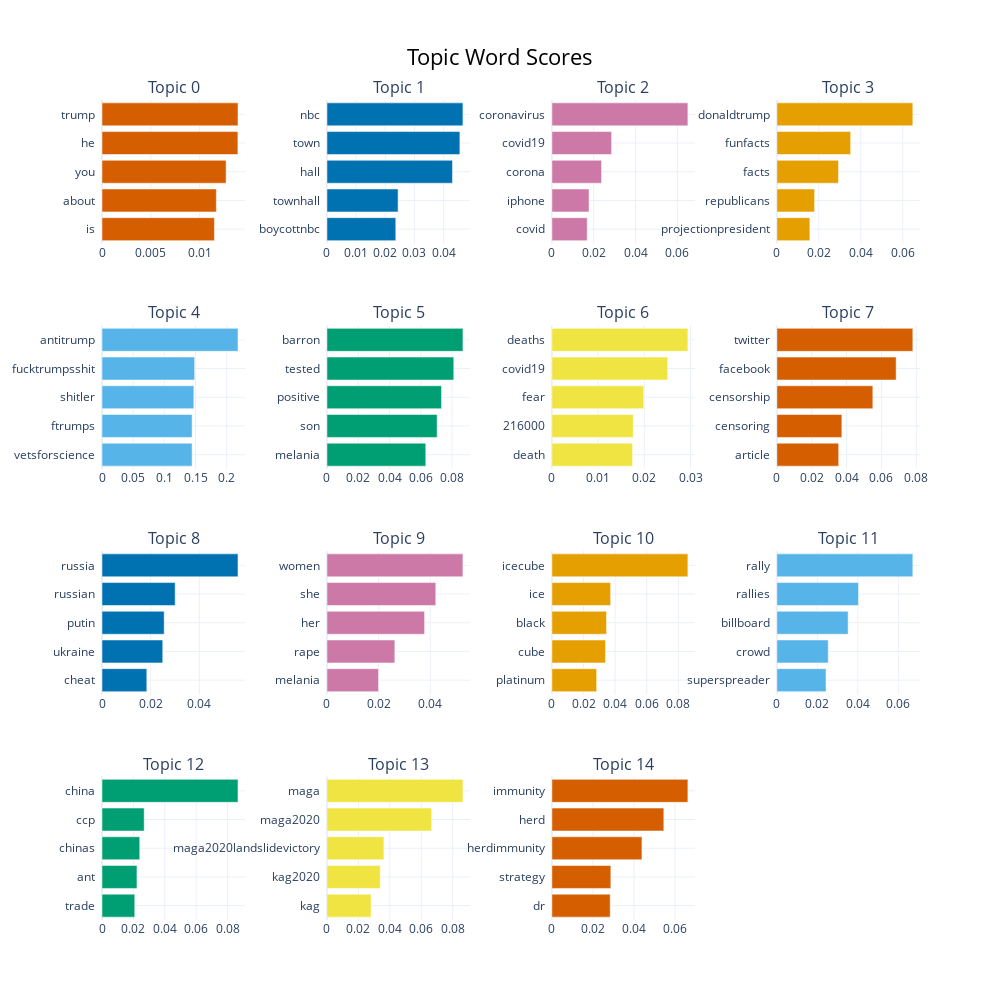

The notebook cell this image was saved under:
### Code cell
#Visualizing top 15 topics using barchart
model_eng.visualize_barchart(top_n_topics=15)

### Figure 1 — Plotly figure (JSON) as saved in the notebook; plotly's stock layout.template omitted (floating-point values rounded to 4 significant figures)
{"data": [{"marker": {"color": "#D55E00"}, "orientation": "h", "type": "bar", "x": [0.01151, 0.01171, 0.01271, 0.01391, 0.01392], "xaxis": "x", "y": ["is  ", "about  ", "you  ", "he  ", "trump  "], "yaxis": "y"}, {"marker": {"color": "#0072B2"}, "orientation": "h", "type": "bar", "x": [0.0236, 0.02438, 0.04302, 0.04556, 0.04661], "xaxis": "x2", "y": ["boycottnbc  ", "townhall  ", "hall  ", "town  ", "nbc  "], "yaxis": "y2"}, {"marker": {"color": "#CC79A7"}, "orientation": "h", "type": "bar", "x": [0.01689, 0.01776, 0.02374, 0.02855, 0.06504], "xaxis": "x3", "y": ["covid  ", "iphone  ", "corona  ", "covid19  ", "coronavirus  "], "yaxis": "y3"}, {"marker": {"color": "#E69F00"}, "orientation": "h", "type": "bar", "x": [0.01573, 0.01801, 0.02939, 0.03518, 0.06483], "xaxis": "x4", "y": ["projectionpresident  ", "republicans  ", "facts  ", "funfacts  ", "donaldtrump  "], "yaxis": "y4"}, {"marker": {"color": "#56B4E9"}, "orientation": "h", "type": "bar", "x": [0.1445, 0.1445, 0.1473, 0.1486, 0.2181], "xaxis": "x5", "y": ["vetsforscience  ", "ftrumps  ", "shitler  ", "fucktrumpsshit  ", "antitrump  "], "yaxis": "y5"}, {"marker": {"color": "#009E73"}, "orientation": "h", "type": "bar", "x": [0.06319, 0.07046, 0.07327, 0.0811, 0.08697], "xaxis": "x6", "y": ["melania  ", "son  ", "positive  ", "tested  ", "barron  "], "yaxis": "y6"}, {"marker": {"color": "#F0E442"}, "orientation": "h", "type": "bar", "x": [0.01746, 0.01761, 0.01988, 0.02506, 0.02943], "xaxis": "x7", "y": ["death  ", "216000  ", "fear  ", "covid19  ", "deaths  "], "yaxis": "y7"}, {"marker": {"color": "#D55E00"}, "orientation": "h", "type": "bar", "x": [0.03546, 0.03728, 0.05505, 0.06841, 0.078], "xaxis": "x8", "y": ["article  ", "censoring  ", "censorship  ", "facebook  ", "twitter  "], "yaxis": "y8"}, {"marker": {"color": "#0072B2"}, "orientation": "h", "type": "bar", "x": [0.01841, 0.02496, 0.02555, 0.03006, 0.05587], "xaxis": "x9", "y": ["cheat  ", "ukraine  ", "putin  ", "russian  ", "russia  "], "yaxis": "y9"}, {"marker": {"color": "#CC79A7"}, "orientation": "h", "type": "bar", "x": [0.01996, 0.02627, 0.03779, 0.04212, 0.05263], "xaxis": "x10", "y": ["melania  ", "rape  ", "her  ", "she  ", "women  "], "yaxis": "y10"}, {"marker": {"color": "#E69F00"}, "orientation": "h", "type": "bar", "x": [0.02832, 0.03389, 0.03456, 0.03713, 0.08601], "xaxis": "x11", "y": ["platinum  ", "cube  ", "black  ", "ice  ", "icecube  "], "yaxis": "y11"}, {"marker": {"color": "#56B4E9"}, "orientation": "h", "type": "bar", "x": [0.0243, 0.02539, 0.03522, 0.04034, 0.06718], "xaxis": "x12", "y": ["superspreader  ", "crowd  ", "billboard  ", "rallies  ", "rally  "], "yaxis": "y12"}, {"marker": {"color": "#009E73"}, "orientation": "h", "type": "bar", "x": [0.02087, 0.02227, 0.02403, 0.02688, 0.08663], "xaxis": "x13", "y": ["trade  ", "ant  ", "chinas  ", "ccp  ", "china  "], "yaxis": "y13"}, {"marker": {"color": "#F0E442"}, "orientation": "h", "type": "bar", "x": [0.02803, 0.03393, 0.03624, 0.06662, 0.08652], "xaxis": "x14", "y": ["kag  ", "kag2020  ", "maga2020landslidevictory  ", "maga2020  ", "maga  "], "yaxis": "y14"}, {"marker": {"color": "#D55E00"}, "orientation": "h", "type": "bar", "x": [0.02841, 0.02873, 0.04391, 0.05457, 0.0663], "xaxis": "x15", "y": ["dr  ", "strategy  ", "herdimmunity  ", "herd  ", "immunity  "], "yaxis": "y15"}], "layout": {"annotations": [{"font": {"size": 16}, "showarrow": false, "text": "Topic 0", "x": 0.0875, "xanchor": "center", "xref": "paper", "y": 1, "yanchor": "bottom", "yref": "paper"}, {"font": {"size": 16}, "showarrow": false, "text": "Topic 1", "x": 0.3625, "xanchor": "center", "xref": "paper", "y": 1, "yanchor": "bottom", "yref": "paper"}, {"font": {"size": 16}, "showarrow": false, "text": "Topic 2", "x": 0.6375, "xanchor": "center", "xref": "paper", "y": 1, "yanchor": "bottom", "yref": "paper"}, {"font": {"size": 16}, "showarrow": false, "text": "Topic 3", "x": 0.9125, "xanchor": "center", "xref": "paper", "y": 1, "yanchor": "bottom", "yref": "paper"}, {"font": {"size": 16}, "showarrow": false, "text": "Topic 4", "x": 0.0875, "xanchor": "center", "xref": "paper", "y": 0.725, "yanchor": "bottom", "yref": "paper"}, {"font": {"size": 16}, "showarrow": false, "text": "Topic 5", "x": 0.3625, "xanchor": "center", "xref": "paper", "y": 0.725, "yanchor": "bottom", "yref": "paper"}, {"font": {"size": 16}, "showarrow": false, "text": "Topic 6", "x": 0.6375, "xanchor": "center", "xref": "paper", "y": 0.725, "yanchor": "bottom", "yref": "paper"}, {"font": {"size": 16}, "showarrow": false, "text": "Topic 7", "x": 0.9125, "xanchor": "center", "xref": "paper", "y": 0.725, "yanchor": "bottom", "yref": "paper"}, {"font": {"size": 16}, "showarrow": false, "text": "Topic 8", "x": 0.0875, "xanchor": "center", "xref": "paper", "y": 0.45, "yanchor": "bottom", "yref": "paper"}, {"font": {"size": 16}, "showarrow": false, "text": "Topic 9", "x": 0.3625, "xanchor": "center", "xref": "paper", "y": 0.45, "yanchor": "bottom", "yref": "paper"}, {"font": {"size": 16}, "showarrow": false, "text": "Topic 10", "x": 0.6375, "xanchor": "center", "xref": "paper", "y": 0.45, "yanchor": "bottom", "yref": "paper"}, {"font": {"size": 16}, "showarrow": false, "text": "Topic 11", "x": 0.9125, "xanchor": "center", "xref": "paper", "y": 0.45, "yanchor": "bottom", "yref": "paper"}, {"font": {"size": 16}, "showarrow": false, "text": "Topic 12", "x": 0.0875, "xanchor": "center", "xref": "paper", "y": 0.175, "yanchor": "bottom", "yref": "paper"}, {"font": {"size": 16}, "showarrow": false, "text": "Topic 13", "x": 0.3625, "xanchor": "center", "xref": "paper", "y": 0.175, "yanchor": "bottom", "yref": "paper"}, {"font": {"size": 16}, "showarrow": false, "text": "Topic 14", "x": 0.6375, "xanchor": "center", "xref": "paper", "y": 0.175, "yanchor": "bottom", "yref": "paper"}], "height": 1000, "hoverlabel": {"bgcolor": "white", "font": {"family": "Rockwell", "size": 16}}, "showlegend": false, "title": {"font": {"color": "Black", "size": 22}, "text": "Topic Word Scores", "x": 0.5, "xanchor": "center", "yanchor": "top"}, "width": 1000, "xaxis": {"anchor": "y", "domain": [0, 0.175], "showgrid": true}, "xaxis10": {"anchor": "y10", "domain": [0.275, 0.45], "showgrid": true}, "xaxis11": {"anchor": "y11", "domain": [0.55, 0.725], "showgrid": true}, "xaxis12": {"anchor": "y12", "domain": [0.825, 1], "showgrid": true}, "xaxis13": {"anchor": "y13", "domain": [0, 0.175], "showgrid": true}, "xaxis14": {"anchor": "y14", "domain": [0.275, 0.45], "showgrid": true}, "xaxis15": {"anchor": "y15", "domain": [0.55, 0.725], "showgrid": true}, "xaxis16": {"anchor": "y16", "domain": [0.825, 1], "showgrid": true}, "xaxis2": {"anchor": "y2", "domain": [0.275, 0.45], "showgrid": true}, "xaxis3": {"anchor": "y3", "domain": [0.55, 0.725], "showgrid": true}, "xaxis4": {"anchor": "y4", "domain": [0.825, 1], "showgrid": true}, "xaxis5": {"anchor": "y5", "domain": [0, 0.175], "showgrid": true}, "xaxis6": {"anchor": "y6", "domain": [0.275, 0.45], "showgrid": true}, "xaxis7": {"anchor": "y7", "domain": [0.55, 0.725], "showgrid": true}, "xaxis8": {"anchor": "y8", "domain": [0.825, 1], "showgrid": true}, "xaxis9": {"anchor": "y9", "domain": [0, 0.175], "showgrid": true}, "yaxis": {"anchor": "x", "domain": [0.825, 1], "showgrid": true}, "yaxis10": {"anchor": "x10", "domain": [0.275, 0.45], "showgrid": true}, "yaxis11": {"anchor": "x11", "domain": [0.275, 0.45], "showgrid": true}, "yaxis12": {"anchor": "x12", "domain": [0.275, 0.45], "showgrid": true}, "yaxis13": {"anchor": "x13", "domain": [0, 0.175], "showgrid": true}, "yaxis14": {"anchor": "x14", "domain": [0, 0.175], "showgrid": true}, "yaxis15": {"anchor": "x15", "domain": [0, 0.175], "showgrid": true}, "yaxis16": {"anchor": "x16", "domain": [0, 0.175], "showgrid": true}, "yaxis2": {"anchor": "x2", "domain": [0.825, 1], "showgrid": true}, "yaxis3": {"anchor": "x3", "domain": [0.825, 1], "showgrid": true}, "yaxis4": {"anchor": "x4", "domain": [0.825, 1], "showgrid": true}, "yaxis5": {"anchor": "x5", "domain": [0.55, 0.725], "showgrid": true}, "yaxis6": {"anchor": "x6", "domain": [0.55, 0.725], "showgrid": true}, "yaxis7": {"anchor": "x7", "domain": [0.55, 0.725], "showgrid": true}, "yaxis8": {"anchor": "x8", "domain": [0.55, 0.725], "showgrid": true}, "yaxis9": {"anchor": "x9", "domain": [0.275, 0.45], "showgrid": true}}}
